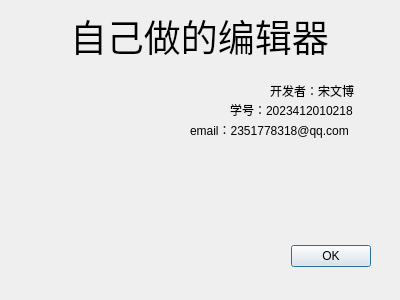
<?xml version="1.0" encoding="UTF-8"?>
<ui version="4.0">
 <class>AboutDialog</class>
 <widget class="QDialog" name="AboutDialog">
  <property name="geometry">
   <rect>
    <x>0</x>
    <y>0</y>
    <width>400</width>
    <height>300</height>
   </rect>
  </property>
  <property name="windowTitle">
   <string>Dialog</string>
  </property>
  <widget class="QDialogButtonBox" name="buttonBox">
   <property name="geometry">
    <rect>
     <x>30</x>
     <y>240</y>
     <width>341</width>
     <height>32</height>
    </rect>
   </property>
   <property name="orientation">
    <enum>Qt::Orientation::Horizontal</enum>
   </property>
   <property name="standardButtons">
    <set>QDialogButtonBox::StandardButton::Ok</set>
   </property>
  </widget>
  <widget class="QLabel" name="label">
   <property name="geometry">
    <rect>
     <x>70</x>
     <y>10</y>
     <width>271</width>
     <height>51</height>
    </rect>
   </property>
   <property name="font">
    <font>
     <pointsize>28</pointsize>
    </font>
   </property>
   <property name="text">
    <string>自己做的编辑器</string>
   </property>
  </widget>
  <widget class="QLabel" name="label_2">
   <property name="geometry">
    <rect>
     <x>270</x>
     <y>60</y>
     <width>91</width>
     <height>61</height>
    </rect>
   </property>
   <property name="text">
    <string>开发者：宋文博</string>
   </property>
  </widget>
  <widget class="QLabel" name="label_3">
   <property name="geometry">
    <rect>
     <x>230</x>
     <y>100</y>
     <width>141</width>
     <height>20</height>
    </rect>
   </property>
   <property name="text">
    <string>学号：2023412010218</string>
   </property>
  </widget>
  <widget class="QLabel" name="label_4">
   <property name="geometry">
    <rect>
     <x>190</x>
     <y>120</y>
     <width>171</width>
     <height>20</height>
    </rect>
   </property>
   <property name="text">
    <string>email：2351778318@qq.com</string>
   </property>
  <widget class="QLabel" name="logoLabel">
   <property name="geometry">
    <rect>
     <x>40</x>
     <y>80</y>
     <width>96</width>
     <height>96</height>
    </rect>
   </property>
   <property name="text">
    <string/>
   </property>
   <property name="pixmap">
    <pixmap>:/img/png/24px_blue/logo.png</pixmap>
   </property>
   <property name="scaledContents">
    <bool>true</bool>
   </property>
   <property name="alignment">
    <set>Qt::AlignmentFlag::AlignCenter</set>
   </property>
  </widget>
  </widget>
 </widget>
 <resources>
  <include location="notepad.qrc"/>
 </resources>
 <connections>
  <connection>
   <sender>buttonBox</sender>
   <signal>accepted()</signal>
   <receiver>AboutDialog</receiver>
   <slot>accept()</slot>
   <hints>
    <hint type="sourcelabel">
     <x>248</x>
     <y>254</y>
    </hint>
    <hint type="destinationlabel">
     <x>157</x>
     <y>274</y>
    </hint>
   </hints>
  </connection>
  <connection>
   <sender>buttonBox</sender>
   <signal>rejected()</signal>
   <receiver>AboutDialog</receiver>
   <slot>reject()</slot>
   <hints>
    <hint type="sourcelabel">
     <x>316</x>
     <y>260</y>
    </hint>
    <hint type="destinationlabel">
     <x>286</x>
     <y>274</y>
    </hint>
   </hints>
  </connection>
 </connections>
</ui>
